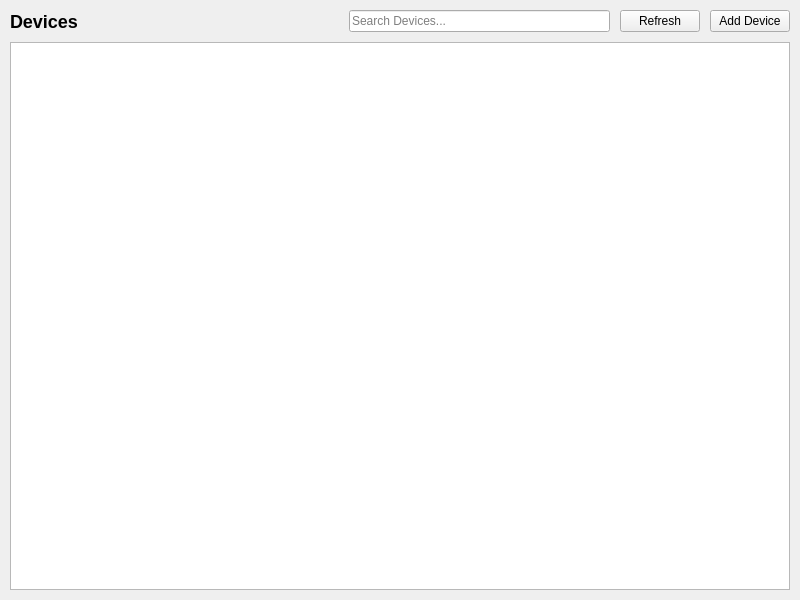
<?xml version="1.0" encoding="UTF-8"?>
<ui version="4.0">
 <class>DevicesView</class>
 <widget class="QWidget" name="DevicesView">
  <property name="geometry">
   <rect>
    <x>0</x>
    <y>0</y>
    <width>800</width>
    <height>600</height>
   </rect>
  </property>
  <layout class="QVBoxLayout" name="verticalLayout">
   <property name="spacing">
    <number>10</number>
   </property>
   <property name="leftMargin">
    <number>10</number>
   </property>
   <property name="topMargin">
    <number>10</number>
   </property>
   <property name="rightMargin">
    <number>10</number>
   </property>
   <property name="bottomMargin">
    <number>10</number>
   </property>
   <item>
    <layout class="QHBoxLayout" name="topLayout">
     <item>
      <widget class="QLabel" name="titleLabel">
       <property name="styleSheet">
        <string notr="true">font-size: 18px; font-weight: bold;</string>
       </property>
       <property name="text">
        <string>Devices</string>
       </property>
      </widget>
     </item>
     <item>
      <spacer name="horizontalSpacer">
       <property name="orientation">
        <enum>Qt::Horizontal</enum>
       </property>
       <property name="sizeHint" stdset="0">
        <size>
         <width>40</width>
         <height>20</height>
        </size>
       </property>
      </spacer>
     </item>
     <item>
      <widget class="QLineEdit" name="searchEdit">
       <property name="placeholderText">
        <string>Search Devices...</string>
       </property>
      </widget>
     </item>
     <item>
      <widget class="QPushButton" name="refreshButton">
       <property name="text">
        <string>Refresh</string>
       </property>
      </widget>
     </item>
     <item>
      <widget class="QPushButton" name="addButton">
       <property name="text">
        <string>Add Device</string>
       </property>
      </widget>
     </item>
    </layout>
   </item>
   <item>
    <widget class="QTableView" name="tableView">
     <property name="alternatingRowColors">
      <bool>true</bool>
     </property>
     <property name="selectionMode">
      <enum>QAbstractItemView::SingleSelection</enum>
     </property>
     <property name="selectionBehavior">
      <enum>QAbstractItemView::SelectRows</enum>
     </property>
     <attribute name="horizontalHeaderStretchLastSection">
      <bool>true</bool>
     </attribute>
    </widget>
   </item>
  </layout>
 </widget>
 <resources/>
 <connections/>
</ui>
